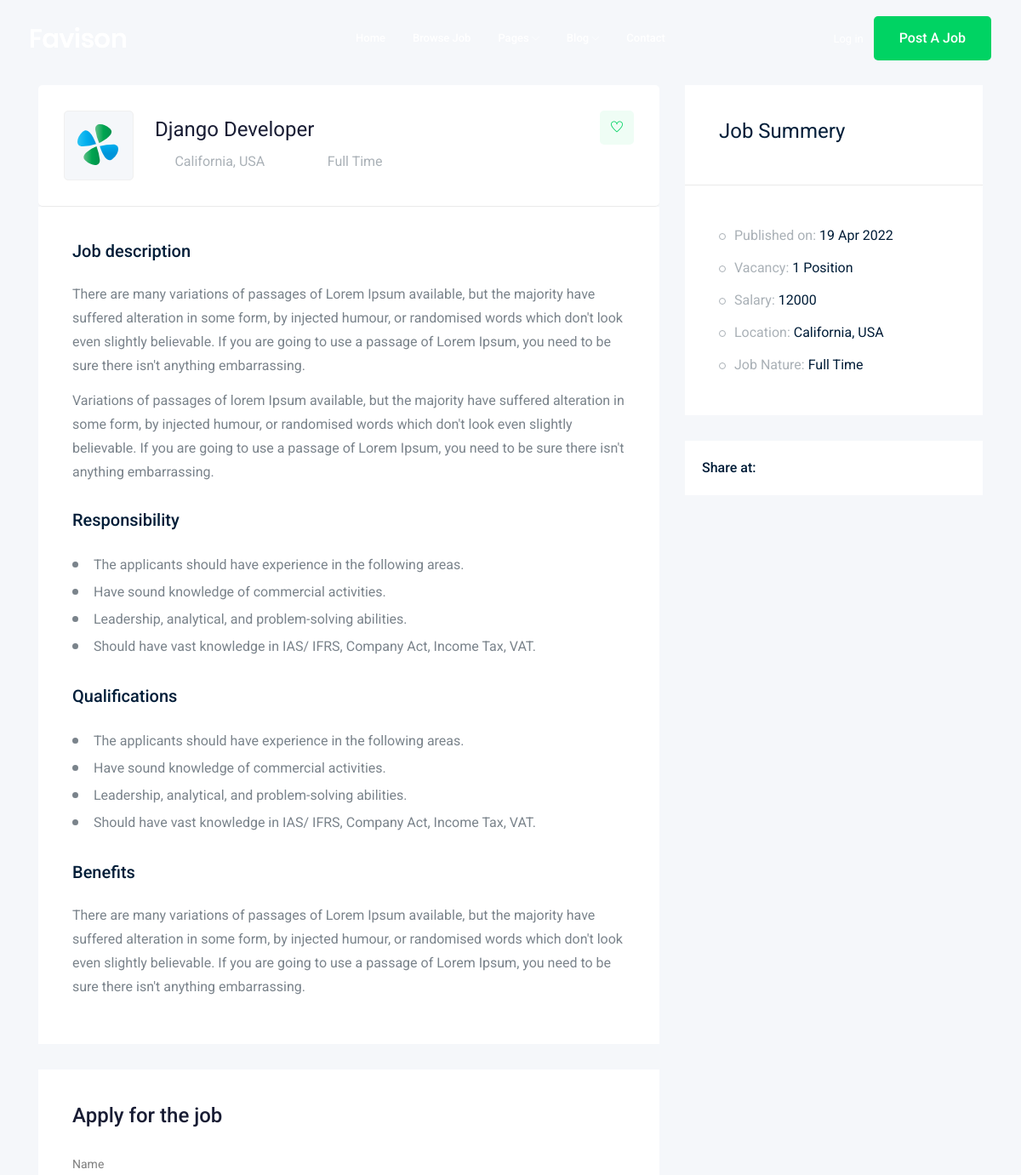
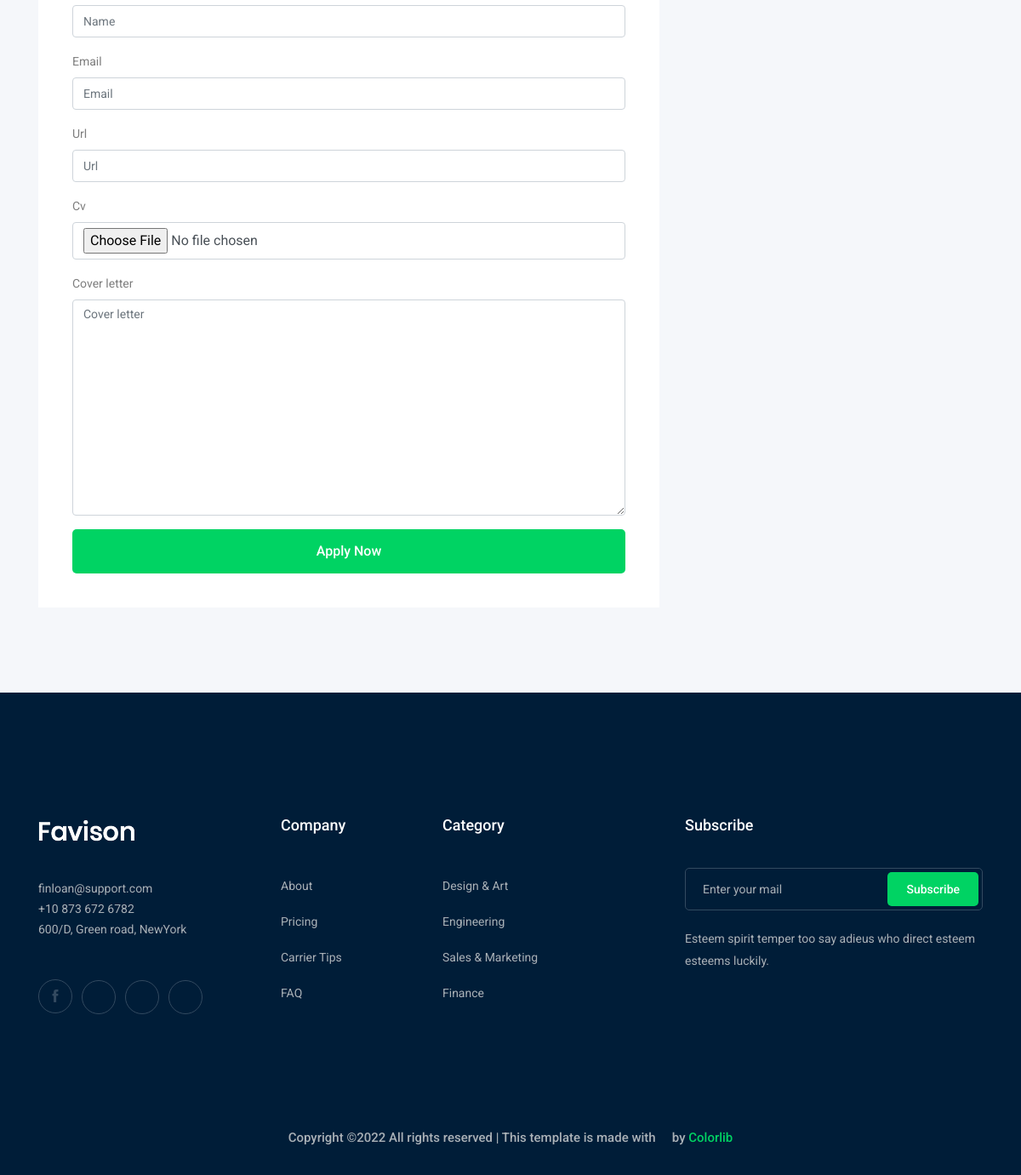
Page /django-developer on the committed database (2 pictures, top to bottom).
### Job/models.py (models this page shows, shortened)
class Job(models.Model):
    owner = models.ForeignKey(User,related_name='owner',on_delete=models.CASCADE)
    title = models.CharField(max_length= 40)
    description = models.TextField(max_length= 500)
    job_Responsibility = models.TextField(max_length= 1000)
    Published_at = models.DateTimeField(auto_now=True)
    type= models.CharField(max_length = 20 , choices = Job_Type)
    vacancy = models.IntegerField(default= 1 )
    salary = models.IntegerField(default= 0)
    experience = models.IntegerField(default=1)
    category = models.ForeignKey('Category', null=True ,blank=True,on_delete= models.CASCADE)
    slug = models.SlugField(unique=True , null=True , blank=True)

### Job/views.py (the view)
# urls.py: path('<str:slug>',views.job_details,name= 'job_detail')
def job_details(request,slug):
    jobdetails = Job.objects.get(slug=slug)
    if request.method == 'POST':
        form = Apply_form(request.POST , request.FILES)
        if form.is_valid():
            mform = form.save(commit=False)
            mform.job = jobdetails
            mform.save()
    else:
            form = Apply_form()
    context = {'job':jobdetails , 'form':form}
    return render(request,'jobs/job_details.html',context)

### Job/forms.py
class Apply_form(forms.ModelForm):
    class Meta:
        model = Apply
        fields = ['name', 'email','url','cv','cover_letter']

### Job/templates/jobs/job_details.html (shortened to what this page needs)
{% extends 'base.html' %}
{% load bootstrap4 %}
{% block body %}
    <div class="job_details_area">
        <div class="container">
            <div class="row">
                <div class="col-lg-8">
                    <div class="job_details_header">
                        <div class="single_jobs white-bg d-flex justify-content-between">
                            <div class="jobs_left d-flex align-items-center">
                                <div class="thumb">
                                    <img src="img/svg_icon/1.svg" alt="">
                                </div>
                                <div class="jobs_conetent">
                                    <a href="#"><h4>{{job.title}}</h4></a>
                                    <div class="links_locat d-flex align-items-center">
                                        <div class="location">
                                            <p> <i class="fa fa-map-marker"></i> California, USA</p>
                                        </div>
                                        <div class="location">
                                            <p> <i class="fa fa-clock-o"></i> {{job.type}}</p>
                                        </div>
                                    </div>
                                </div>
                            </div>
                            <div class="jobs_right">
                                <div class="apply_now">
                                    <a class="heart_mark" href="#"> <i class="ti-heart"></i> </a>
                                </div>
                            </div>
                        </div>
                    </div>
                    <div class="descript_wrap white-bg">
                        <div class="single_wrap">
                            <h4>Job description</h4>
                            <p>There are many variations of passages of Lorem Ipsum available, but the majority have suffered alteration in some form, by injected humour, or randomised words which don't look even slightly believable. If you are going to use a passage of Lorem Ipsum, you need to be sure there isn't anything embarrassing.</p>
                            <p>Variations of passages of lorem Ipsum available, but the majority have suffered alteration in some form, by injected humour, or randomised words which don't look even slightly believable. If you are going to use a passage of Lorem Ipsum, you need to be sure there isn't anything embarrassing.</p>
                        </div>
                        <div class="single_wrap">
                            <h4>Responsibility</h4>
                            <ul>
                                <li>The applicants should have experience in the following areas.
                                </li>
                                <li>Have sound knowledge of commercial activities.</li>
                                <li>Leadership, analytical, and problem-solving abilities.</li>
                                <li>Should have vast knowledge in IAS/ IFRS, Company Act, Income Tax, VAT.</li>
                            </ul>
                        </div>
                        <div class="single_wrap">
                            <h4>Qualifications</h4>
                            <ul>
                                <li>The applicants should have experience in the following areas.
                                </li>
                                <li>Have sound knowledge of commercial activities.</li>
                                <li>Leadership, analytical, and problem-solving abilities.</li>
                                <li>Should have vast knowledge in IAS/ IFRS, Company Act, Income Tax, VAT.</li>
                            </ul>
                        </div>
                        <div class="single_wrap">
                            <h4>Benefits</h4>
                            <p>There are many variations of passages of Lorem Ipsum available, but the majority have suffered alteration in some form, by injected humour, or randomised words which don't look even slightly believable. If you are going to use a passage of Lorem Ipsum, you need to be sure there isn't anything embarrassing.</p>
                        </div>
                    </div>
                    <div class="apply_job_form white-bg">
                        <h4>Apply for the job</h4>
                        <form  method="POST" enctype='multipart/form-data'>
                            {% bootstrap_form form %}
                            {% buttons %}
                              <button class = 'boxed-btn3 w-100' type='submit'>Apply Now </button>
                            {% endbuttons %}
                        </form>
                    </div>
                </div>
                <div class="col-lg-4">
                    <div class="job_sumary">
                        <div class="summery_header">
                            <h3>Job Summery</h3>
                        </div>
                        <div class="job_content">
                            <ul>
                                <li>Published on: <span>{{job.Published_at|date:'j M Y' }}</span></li>
                                <li>Vacancy: <span>{{job.vacancy}} Position</span></li>
                                <li>Salary: <span>{{job.salary}}</span></li>
                                <li>Location: <span>California, USA</span></li>
                                <li>Job Nature: <span> {{job.type}}</span></li>
                            </ul>
                        </div>
                    </div>
                    <div class="share_wrap d-flex">
                        <span>Share at:</span>
                        <ul>
                            <li><a href="#"> <i class="fa fa-facebook"></i></a> </li>
                            <li><a href="#"> <i class="fa fa-google-plus"></i></a> </li>
                            <li><a href="#"> <i class="fa fa-twitter"></i></a> </li>
                            <li><a href="#"> <i class="fa fa-envelope"></i></a> </li>
                        </ul>
                    </div>
                    <div class="job_location_wrap">
                        <div class="job_lok_inner">
                            <div id="map" style="height: 200px;"></div>
                          </div>
                    </div>
                </div>
            </div>
        </div>
    </div>
{% endblock %}

### rows in the picture
Job: title "Django Developer", type "Full Time", Published_at "19 Apr 2022", vacancy "1", salary "12000"
